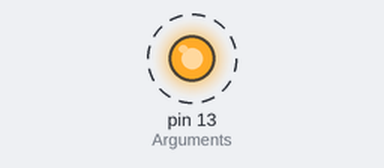
Bench run of a sketch on a simulated Arduino Uno, built with avr-gcc and run on an emulated ATmega328P. On the bench: output pins drawn as LEDs (lit = HIGH). Dashed ring = blinking.

Above: at 0.6 s.
Timing chart, 0 to 5.5 s (numbered marks = the images above):
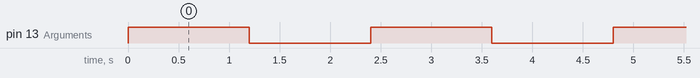

The sketch:

Blink.ino
```cpp
// the setup function runs once when you press reset or power the board
void setup() {
  // initialize digital pin LED_BUILTIN as an output.
  pinMode(LED_BUILTIN, OUTPUT);      //Arguments
}

int value = 1200;
// the loop function runs over and over again forever
void loop() {
  digitalWrite(LED_BUILTIN, HIGH);   // turn the LED on (HIGH is the voltage level)
  delay(value);                       // wait for a second
  digitalWrite(LED_BUILTIN, LOW);    // turn the LED off by making the voltage LOW
  delay(value);                       // wait for a second
}
```

Measured:
- by itself, pin 13 (Arguments): alternates HIGH for 1.2 s and LOW for 1.2 s
